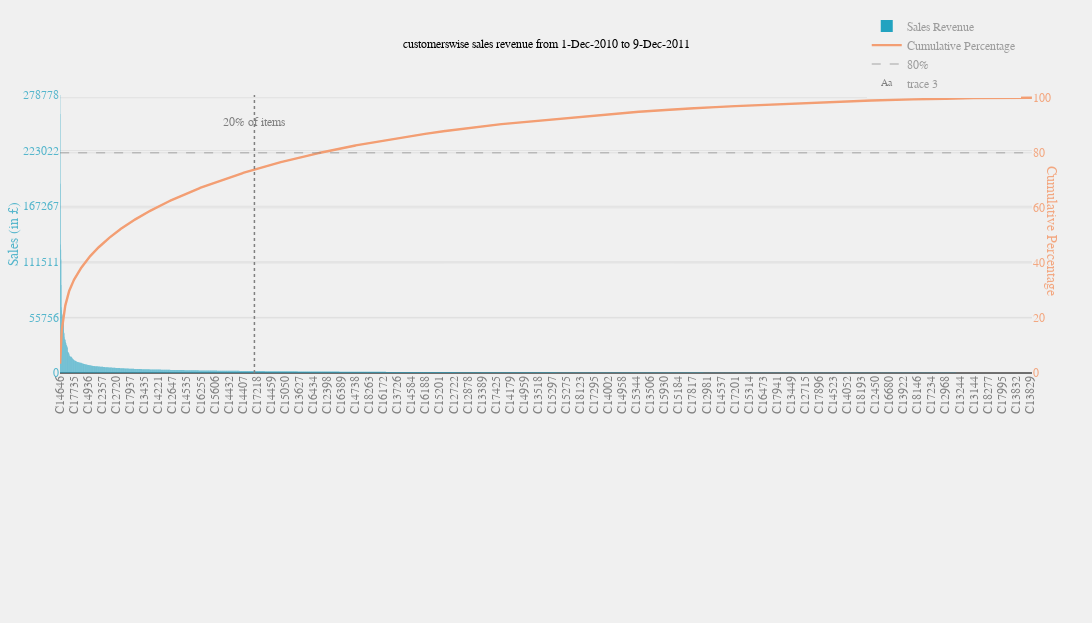

The code cell stored with this chart in its notebook:
### Markdown cell above
Pareto principle holds true for items in our dataset, as 22% of all the items are contributing to 80% of the sales revenue. 22% of all items means 803 items.

### Code cell
applyPareto(df,'CustomerID','customers')

### Figure 1 — Plotly figure (JSON) as saved in the notebook; plotly's stock layout.template omitted (floating-point values rounded to 4 significant figures; data arrays with more than 128 entries replaced by an {"elided": "..."} marker saying what was removed)
{"data": [{"marker": {"color": "rgb(34,163,192)"}, "name": "Sales Revenue", "type": "bar", "uid": "b1f661fe-8e8c-4119-83eb-e9f84a871b59", "x": {"elided": "4357 str values"}, "y": {"elided": "4357 float values"}}, {"line": {"color": "rgb(243,158,115)", "width": 2.4}, "name": "Cumulative Percentage", "type": "scatter", "uid": "808509d4-63d1-4e5c-8fb6-23fcacb2f9d5", "x": {"elided": "4357 str values"}, "y": {"elided": "4357 float values"}, "yaxis": "y2"}, {"line": {"color": "rgba(128,128,128,.45)", "dash": "dash", "width": 1.5}, "name": "80%", "type": "scatter", "uid": "75fcc91b-3a33-4d6d-ad88-b6e52ed1adae", "x": {"elided": "4357 str values"}, "y": {"elided": "4357 int values"}, "yaxis": "y2"}, {"mode": "text", "text": ["20% of items"], "type": "scatter", "uid": "4d92f940-2260-413c-9427-63a601410d59", "x": [["C16698"]], "y": [250900.0]}], "layout": {"annotations": [{"font": {"color": "rgba(243,158,115,.9)", "family": "Balto, sans-serif", "size": 14}, "showarrow": false, "text": "Cumulative Percentage", "textangle": 90, "x": 1.029, "xref": "paper", "y": 0.75, "yref": "paper"}], "font": {"color": "rgb(128,128,128)", "family": "Balto, sans-serif", "size": 12}, "height": 623, "hovermode": "closest", "legend": {"font": {"color": "rgba(128,128,128,.75)", "family": "Balto, sans-serif", "size": 12}, "x": 0.83, "y": 1.3}, "margin": {"b": 250, "l": 60, "r": 60, "t": 65}, "paper_bgcolor": "rgb(240, 240, 240)", "plot_bgcolor": "rgb(240, 240, 240)", "shapes": [{"line": {"color": "rgb(128,128,128,.45)", "dash": "dot", "width": 1.5}, "type": "line", "x0": 871, "x1": 871, "y0": 0, "y1": 278778}], "showlegend": true, "title": {"font": {"color": "black", "family": "Balto, sans-serif", "size": 12}, "text": "customerswise sales revenue from 1-Dec-2010 to 9-Dec-2011"}, "width": 1500, "xaxis": {"tickangle": -90}, "yaxis": {"dtick": 1, "range": [0, 278778], "tickfont": {"color": "rgba(34,163,192,.75)"}, "tickformat": ".0f", "tickvals": [0, 55760.0, 111500.0, 167300.0, 223000.0, 278778], "title": {"font": {"color": "rgba(34,163,192,.75)", "family": "Balto, sans-serif", "size": 14}, "text": "Sales (in £)"}}, "yaxis2": {"overlaying": "y", "range": [0, 101], "side": "right", "tickfont": {"color": "rgba(243,158,115,.9)"}, "tickvals": [0, 20, 40, 60, 80, 100]}}}
